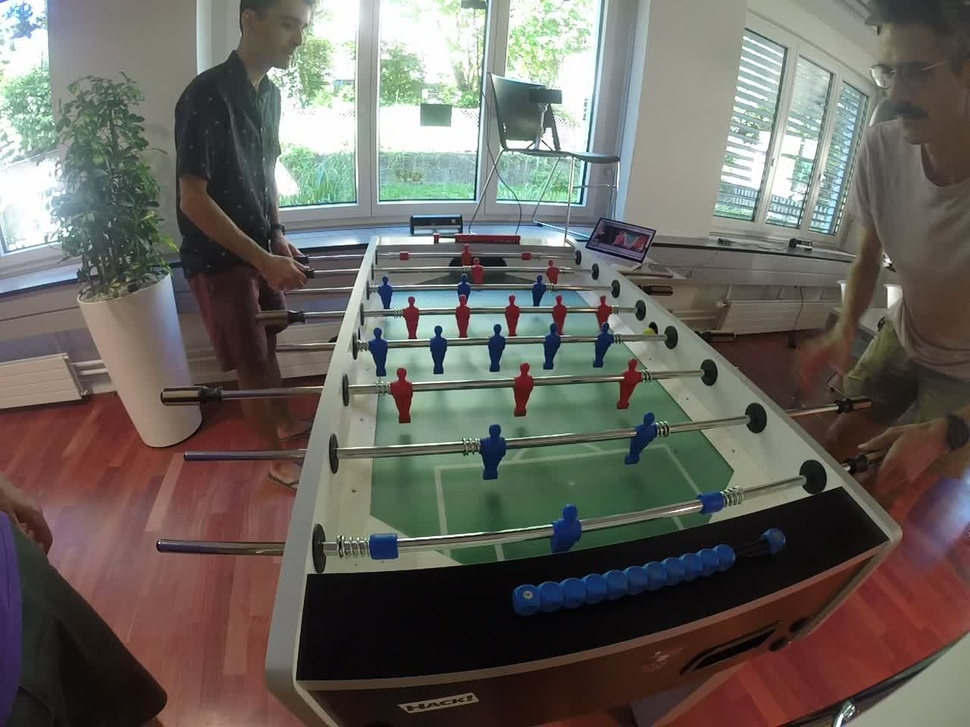
#> input picture raw/images/Lad/GOPRO-LAD-TAKE1-007.jpeg, 970 x 727 px, shrunk from 1280 x 960 before the run, given in place of mixed.mp4, which was not available
$ python edge-detect2.py   (older library calls are emulated)
#> lines starting #> are read from the running program, lines starting #| are printed output that depends on the picture; pictures that were not available may be replaced by others from this repository, and a replacement may not be noted
# Python program to Edge detection
# using OpenCV in Python
# using Sobel edge detection
# and laplacian method
import cv2
import numpy as np

#Capture livestream video content from camera 0
# cap = cv2.VideoCapture(0)
cap = cv2.VideoCapture('/Users/joao/Downloads/mixed.mp4')


while(1):

	# Take each frame
	_, frame = cap.read()
#> frame is the input picture: shape (727, 970, 3); mean B, G, R 94.1, 100.4, 104.2

	# Convert to HSV for simpler calculations
	hsv = cv2.cvtColor(frame, cv2.COLOR_BGR2HSV)
#> hsv: shape (727, 970, 3); mean H, S, V 52.3, 66.1, 112.9

	# Calcution of Sobelx
	sobelx = cv2.Sobel(frame,cv2.CV_64F,1,0,ksize=5)
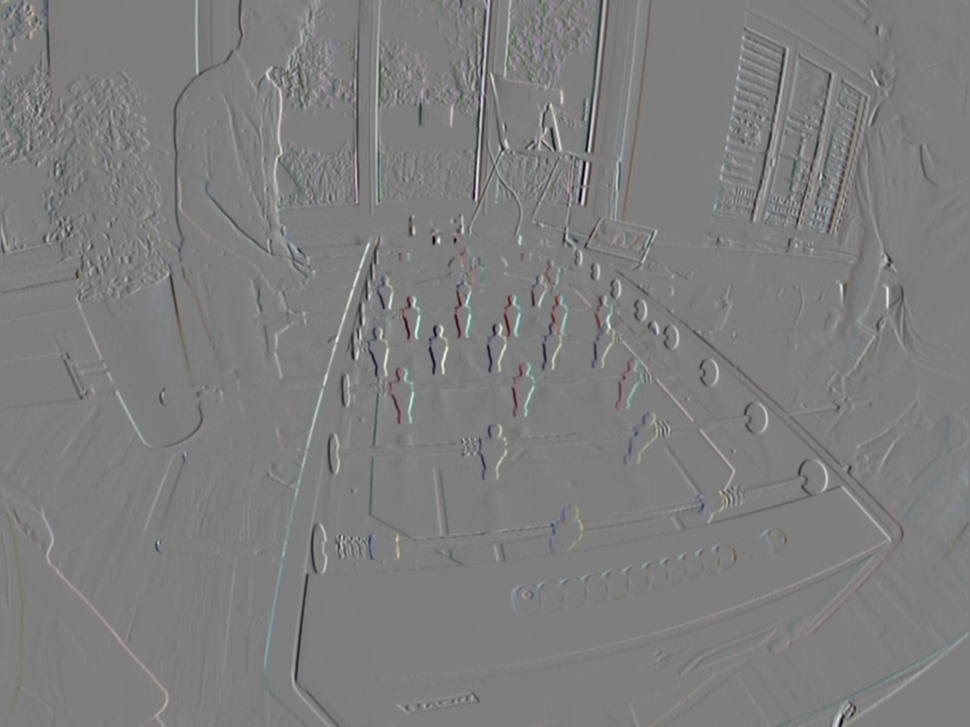
#> sobelx: shape (727, 970, 3) float64; mean B, G, R -8.6, -6.5, -5.9; drawn with min black and max white

	# Calculation of Sobely
	sobely = cv2.Sobel(frame,cv2.CV_64F,0,1,ksize=5)
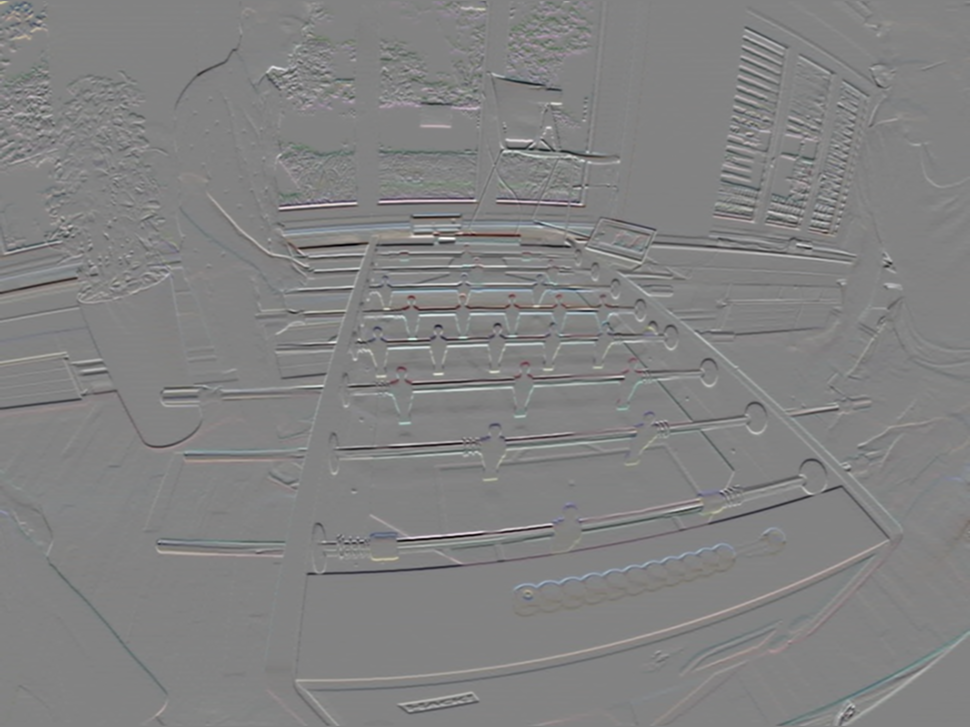
#> sobely: shape (727, 970, 3) float64; mean B, G, R -17.8, -17.7, -12.8; drawn with min black and max white

	# Calculation of Laplacian
	laplacian = cv2.Laplacian(frame,cv2.CV_64F)
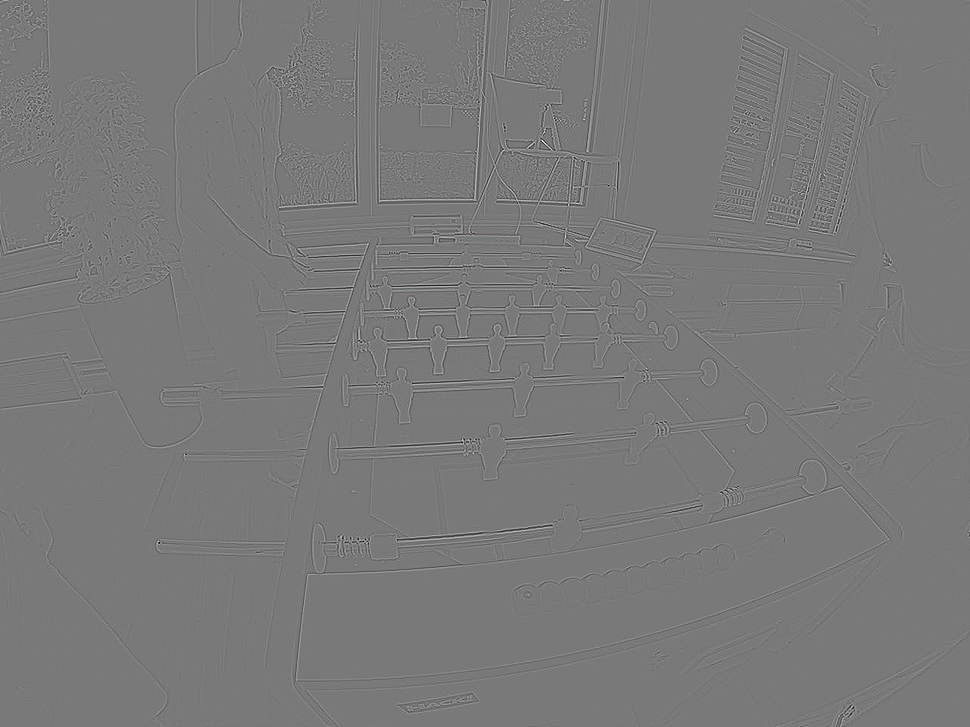
#> laplacian: shape (727, 970, 3) float64; mean B, G, R 0, 0, 0; drawn with min black and max white

	# cv2.imshow('sobelx',sobelx)
	# cv2.imshow('sobely',sobely)
	cv2.imshow('laplacian',laplacian)
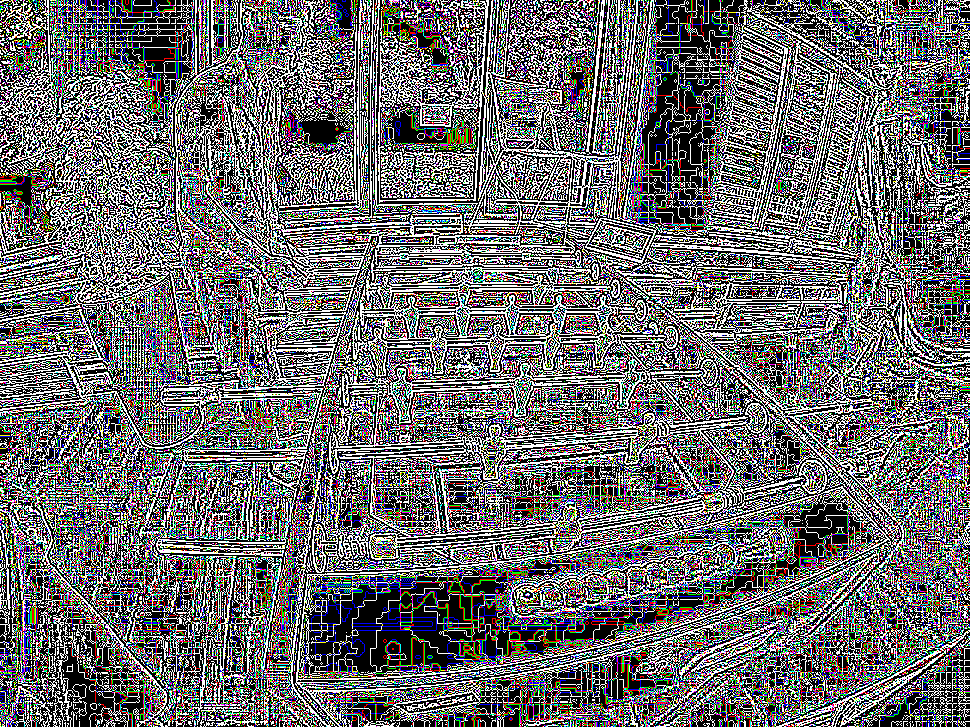
#> window 'laplacian': shape (727, 970, 3); mean B, G, R 107.4, 106.4, 107.3
	if cv2.waitKey(10) & 0xFF == ord('q'):
#> (key q is pressed here)
		break

cv2.destroyAllWindows()

#release the frame
cap.release()

$ run again, on raw/images/Lad/GOPRO-LAD-TAKE1-010.jpeg
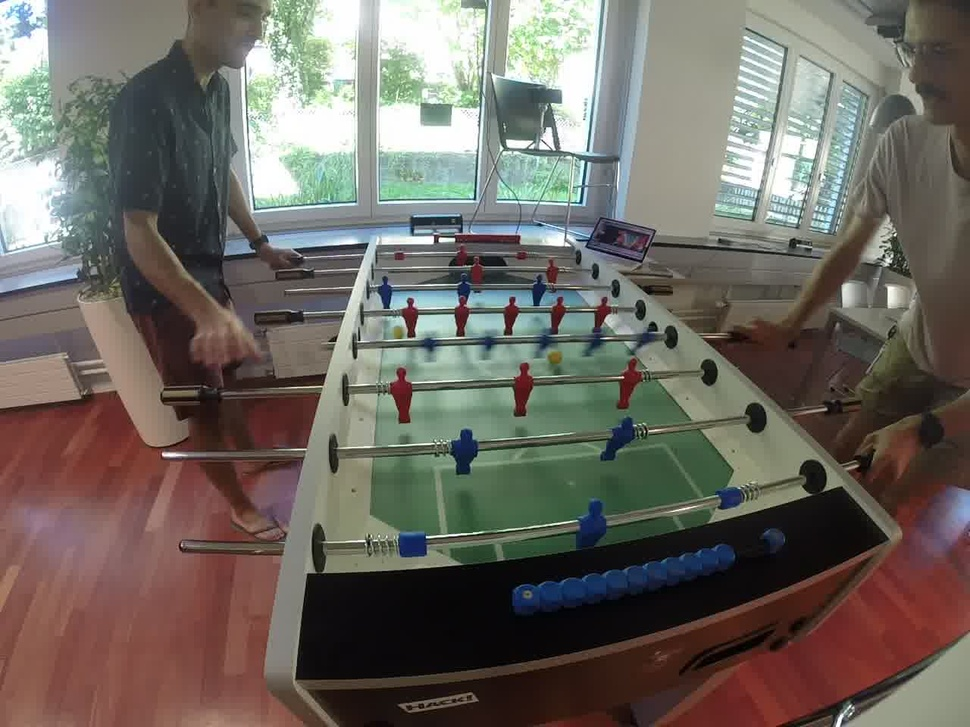
#> input picture raw/images/Lad/GOPRO-LAD-TAKE1-010.jpeg, 970 x 727 px, shrunk from 1280 x 960 before the run, given in place of mixed.mp4, which was not available
#> frame is the input picture: shape (727, 970, 3); mean B, G, R 97.3, 104.6, 110
#> hsv: shape (727, 970, 3); mean H, S, V 51, 66.5, 118.2
#> `sobely = cv2.Sobel(frame,cv2.CV_64F,0,1,ksize=5)`:
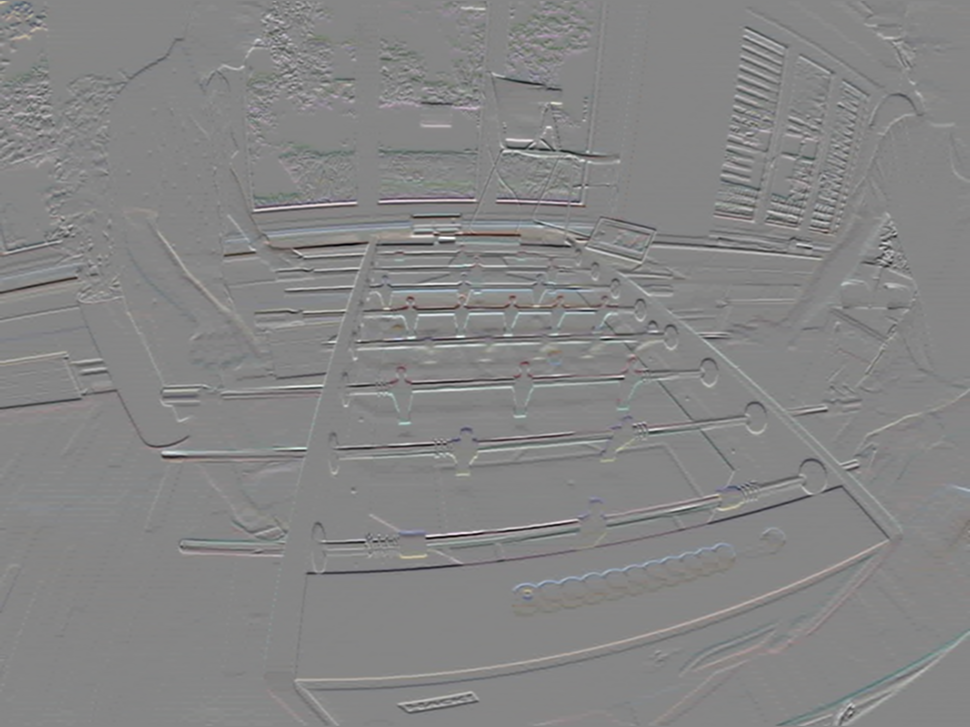
#> sobely: shape (727, 970, 3) float64; mean B, G, R -15.7, -15.8, -9.7; drawn with min black and max white
#> `cv2.imshow('laplacian',laplacian)`:
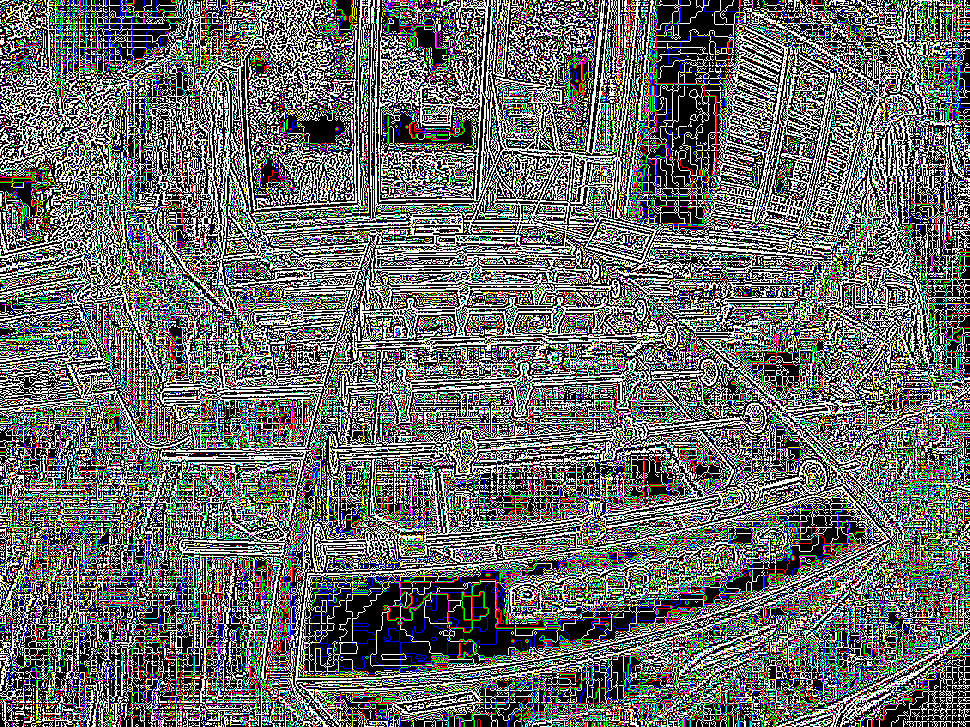
#> window 'laplacian': shape (727, 970, 3); mean B, G, R 107.2, 105.8, 107
